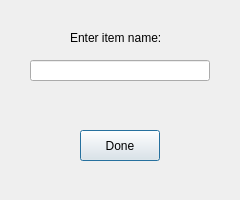
<?xml version="1.0" encoding="UTF-8"?>
<ui version="4.0">
 <class>new_ascension_material</class>
 <widget class="QDialog" name="new_ascension_material">
  <property name="geometry">
   <rect>
    <x>0</x>
    <y>0</y>
    <width>240</width>
    <height>200</height>
   </rect>
  </property>
  <property name="windowTitle">
   <string>Dialog</string>
  </property>
  <widget class="QPushButton" name="pushButton">
   <property name="geometry">
    <rect>
     <x>80</x>
     <y>130</y>
     <width>80</width>
     <height>31</height>
    </rect>
   </property>
   <property name="text">
    <string>Done</string>
   </property>
  </widget>
  <widget class="QLabel" name="label">
   <property name="geometry">
    <rect>
     <x>70</x>
     <y>30</y>
     <width>90</width>
     <height>16</height>
    </rect>
   </property>
   <property name="text">
    <string>Enter item name:</string>
   </property>
  </widget>
  <widget class="QLineEdit" name="lineEdit">
   <property name="geometry">
    <rect>
     <x>30</x>
     <y>60</y>
     <width>180</width>
     <height>21</height>
    </rect>
   </property>
  </widget>
 </widget>
 <resources/>
 <connections/>
</ui>
